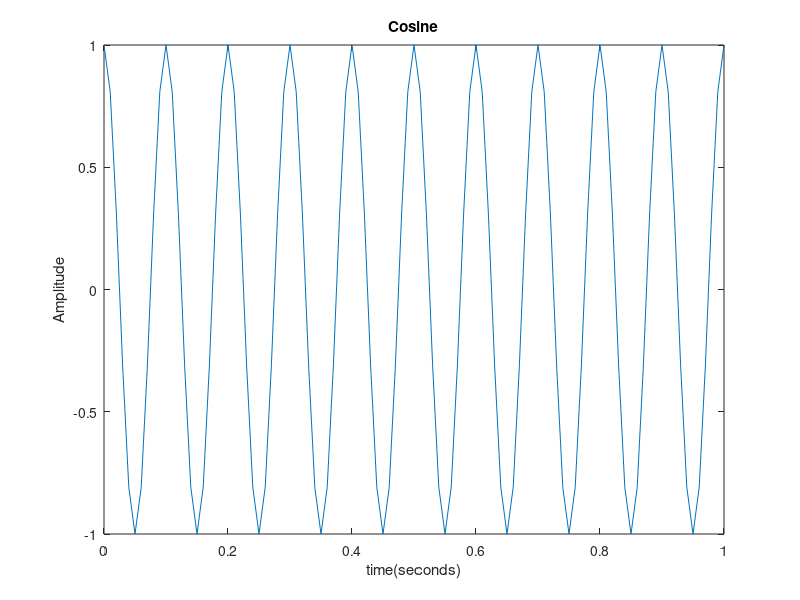
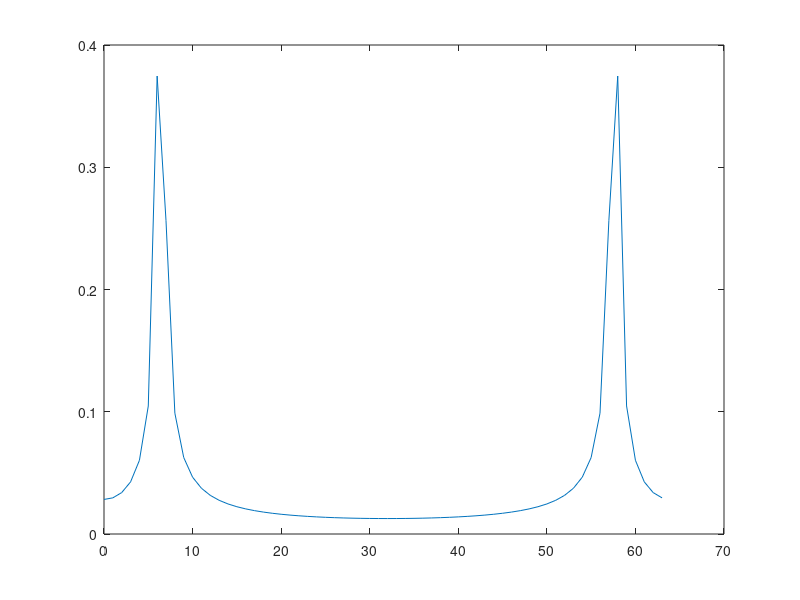
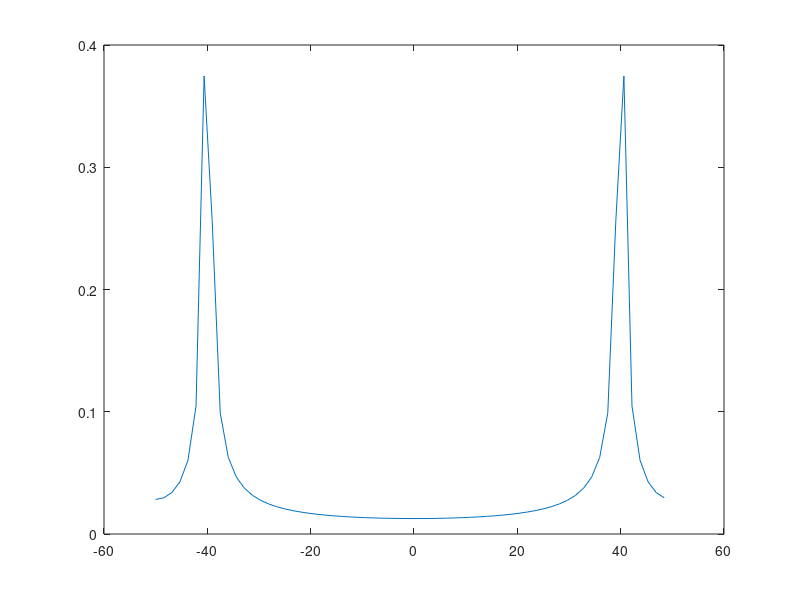
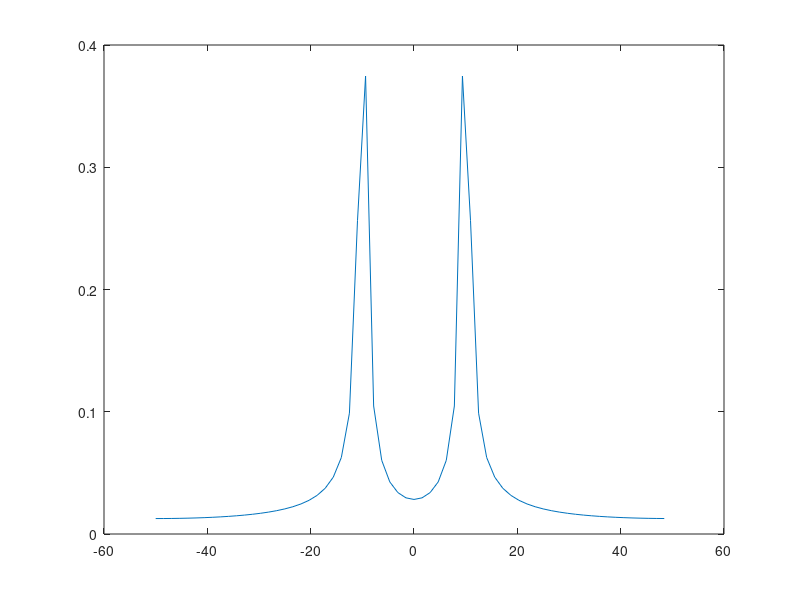

These figures' MATLAB source, in order: (Note: this script raises an error after producing the figures.)
%% Lab 2

%%
%Lab 2.1.1
%%
% 1. How many hits did 'hbb' get?
% url was: https://www.ncbi.nlm.nih.gov/gene/?term=hbb
% Found 31 databases for hbb 
% Results Gene-1561  and Nucleotide-9006 



%%
% 3. hbb AND human[orgn]
% found 27 databases Gene 89 Nucleotide 280

%%
% 4. Explore the HBB hemoglobin  subunit beta record
% http://www.ncbi.nlm.nih.gov/gene/3043

%%
% 5. hbb, human, and RefSeqGene query
% https://www.ncbi.nlm.nih.gov/nuccore/28380636

%% 
% 6. We aim to obtain whole region and do analysis of 81,706 bp of linear DNA

%% Lab 2.1.2

%%
% 1. Generate one second of a cosine 
ws = 10; % Hz
Fs = 100; % Hz
% Assign signal to x and have tt as time axis
t = 0:1/Fs:1;
x = cos(2*pi*ws*t); % Create a cosine wave with frequency 10Hz, sampled at 100 Hz
tt = linspace(0,1000) % From 0 to 1000 seconds
figure(1);
plot(t,x) % Plot the cosine wave
title({'Cosine'})
xlabel('time(seconds)')
ylabel('Amplitude')
%%
% 2. Take FFT, 64 points (1-65)
fft_out = fft(x(1:64)); % Take fft of signal and then shift zero-frequency to center of spectrum


%%
% 3. Plot magnitude of 64-point FFT at range of 0 to 63
figure(2);
title('64-FFT')
xlabel('Frequency')
ylabel('Amplitude')
plot((0:63), abs(fft_out)/length(fft_out))

%%
% From the magnitude plot, we can see that the x axis does
% not reflect the signal properly. The two large peaks should
% represent the 10 Hz frequency of the signal, and ideally
% fft should be centered at 0.

%%
dF = Fs/64; 
freq = -Fs/2:dF:Fs/2-dF;
figure(3);
plot(freq, abs(fft_out)/64) % Plot fft of the signal before shifting the graph

%%
% From the plot, we can see that the frequency
fft_out = fftshift(fft(x(1:64)));
figure(4);
%The shifted plot which is centered at 0
title('Frequency components centered about 0')
xlabel('Frequency')
ylabel('Amplitude')
plot(freq, abs(fft_out)/64)
%%
%N=1024 ; 1024 DFT
ws = 10; % Hz
Fs = 1500; % Hz
% Assign signal to x and have tt as time axis
t = 0:1/Fs:1;
x = cos(2*pi*ws*t);


fft_out = fft(x(1:1024)); % Take fft of signal and then shift zero-frequency to center of spectrum


%%
% 3. Plot magnitude of 1024-point FFT at range of 0 to 1023
figure(5);
title('64-FFT')
xlabel('Frequency')
ylabel('Amplitude')
plot((0:1023), abs(fft_out)/length(fft_out))

%%
% From the magnitude plot, we can see that the x axis does
% not reflect the signal properly. The two large peaks should
% represent the 10 Hz frequency of the signal, and ideally
% fft should be centered at 0.

%%
dF = Fs/1024; 
freq = -Fs/2:dF:Fs/2-dF;
figure(6);
plot(freq, abs(fft_out)/1024) % Plot fft of the signal before shifting the graph

%%
% From the plot, we can see that the frequency
fft_out = fftshift(fft(x(1:1024)));
figure(7);
%The shifted plot which is centered at 0
title('Frequency components centered about 0')
xlabel('Frequency')
ylabel('Amplitude')
plot(freq, abs(fft_out)/1024)

%%
% Lab2.2.1
%1
hbb = genbankread('hbb_region_chr11.gb');
CDS = hbb.CDS;
%Number of CDS regions in this sequence
length(hbb.CDS)
%2
length(hbb.CDS(1))

CDSrange = hbb.CDS.indices
A=hbb.Sequence(1); 
%Coding and non coding sequence 
[coding, noncoding] = separateCDS(hbb.Sequence, CDS(1).indices)
%3
%Input taken from the user for indice
%user enters 2
n=2
%Using the function separateCDS.m that was created 
%{
function [coding, noncoding] = separateCDS(sequence, CDS_indices)

%   [coding, noncoding] = separateCDSregion(hbb.Sequence, CDS(1).indices)
%   [coding, noncoding] = separateCDSregion(Sequence, CDS_indices)

coding = []; % Create empty arrays to store the coding and noncoding sequences
noncoding = [];

% Find coding regions and store them
for i=1:2:length(CDS_indices)-1
    coding = [coding, sequence(CDS_indices(i):CDS_indices(i+1))];
end



% Find noncoding regions and store them
for i=2:2:length(CDS_indices)-1
   noncoding = [noncoding, sequence(CDS_indices(i):CDS_indices(i+1))]; 
end


%}


[coding, noncoding] = separateCDS(hbb.Sequence, CDS(n).indices)

%Lab 2.2.3
coding_A = (upper(coding)=='A'); % find A bases and set them to 1
coding_T = (upper(coding)=='T'); % find T bases and set them to 1
coding_G = (upper(coding)=='G'); % find G bases and set them to 1
coding_C = (upper(coding)=='C'); % find C bases and set them to 1
 % FFT of the sequence
coding_FT = abs(fft(coding_A,1024)).^2+abs(fft(coding_T,1024)).^2+abs(fft(coding_G,1024)).^2+abs(fft(coding_C,1024)).^2 
coding_FT(1:10)=0;
coding_FT(end-10:end)=0;
figure(8)
plot(coding_FT(100:1000));
title('Coding Sequence');
%xlim([100 1000]);
noncoding_A = (upper(coding)=='A'); % find A bases and set them to 1
noncoding_T = (upper(coding)=='T'); % find T bases and set them to 1
noncoding_G = (upper(coding)=='G'); % find G bases and set them to 1
noncoding_C = (upper(coding)=='C'); % find C bases and set them to 1
 % FFT of the sequence
noncoding_FT = abs(fft(noncoding_A,1024)).^2+abs(fft(noncoding_T,1024)).^2+abs(fft(noncoding_G,1024)).^2+abs(fft(noncoding_C,1024)).^2;
noncoding_FT(1:10)=0;
noncoding_FT(end-10:end)=0;
 figure(9)
title('Non-Coding Sequence');
 plot(noncoding_FT);
 
 %%
 %Lab 2.3.1
 %function -threebasefreq
 %{
 function [threebase] = threebasefreq_stft (DNA_SEQ, WINDOW_LENGTH, NFFT)

sequence_length = length(DNA_SEQ);
threebase = [];
% Convert sequence to binary
for i = 1:sequence_length-WINDOW_LENGTH+1
    b = WINDOW_LENGTH;
    A = (upper(DNA_SEQ(i:i+b-1))=='A'); % find A bases and set them to 1
    T = (upper(DNA_SEQ(i:i+b-1))=='T'); % find T bases and set them to 1
    G = (upper(DNA_SEQ(i:i+b-1))=='G'); % find G bases and set them to 1
    C = (upper(DNA_SEQ(i:i+b-1))=='C'); % find C bases and set them to 1
    % FFT of the window
    FT = abs(fft(A,NFFT)).^2+abs(fft(T,NFFT)).^2+abs(fft(G,NFFT)).^2+abs(fft(C,NFFT)).^2;
    threebase = [threebase, FT(floor(NFFT/3))];

end
%}
 
Threebaseperiodicity_vs_position = threebasefreq_stft (hbb.Sequence,100,1024)
figure(10)
Threebaseperiodicity_vs_position(1:10)=0;
Threebaseperiodicity_vs_position(end-10:end)=0;
plot(Threebaseperiodicity_vs_position)
title('Threebaseperiodicity(100)');

Threebaseperiodicity_vs_position = threebasefreq_stft (hbb.Sequence,1000,1024)
Threebaseperiodicity_vs_position(1:10)=0;
Threebaseperiodicity_vs_position(end-10:end)=0;
figure(11)
plot(Threebaseperiodicity_vs_position)
title('Threebaseperiodicity(1000)');
